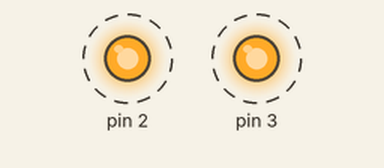
This sketch was run on a simulated Arduino Uno, built with avr-gcc and run on an emulated ATmega328P. Parts: output pins drawn as LEDs (lit = HIGH). Dashed ring = blinking.

Above: at 0.5 s.
Timing chart, 0 to 4.6 s (numbered marks = the images above):
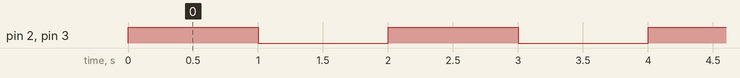

Measured:
- by itself, pin 2, pin 3: alternates HIGH for 1.0 s and LOW for 1.0 s

The sketch:

vzuh.ino
```cpp
void setup() {
  pinMode(PB3, OUTPUT);
  pinMode(PB2, OUTPUT);
  pinMode(PB1, INPUT);
  pinMode(PB1, INPUT);
  pinMode(PB0, INPUT);
  pinMode(PB4, INPUT);
}

void loop() {

      digitalWrite(PB3, 255);
      digitalWrite(PB2, 255);
      delay(1000);
      digitalWrite(PB3, 0);
      digitalWrite(PB2, 0);
      delay(1000);

}
```
